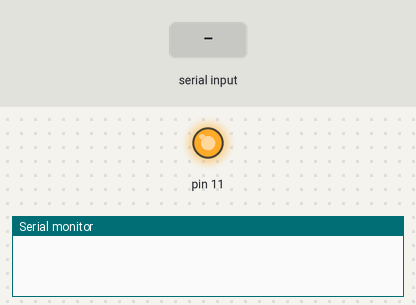
Recording of a sketch running on a simulated Arduino Uno, built with avr-gcc and run on an emulated ATmega328P. On the bench: output pins drawn as LEDs (lit = HIGH), the last lines printed to the serial monitor. The inputs (shaded band) are chosen by the test bench.

Above: at 1.2 s.
1.3 s: "1" received over Serial
At 2.1 s:
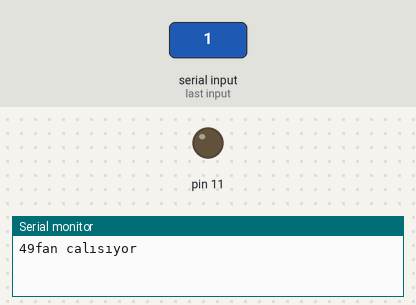
2.8 s: "0" received over Serial
At 3.2 s:
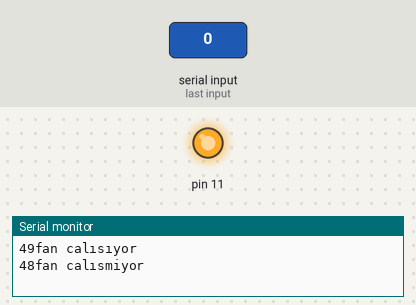
Timing chart, 0 to 5.8 s (numbered marks = the images above; inputs shaded):
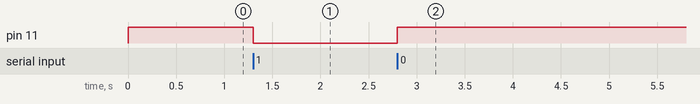

Measured:
- after the input at 1.3 s, pin 11: HIGH → LOW at once
- after the input at 2.8 s, pin 11: LOW → HIGH at once

The sketch:

role.ino
```cpp
void setup() {
  Serial.begin(9600);
int alinan = 0;
pinMode(11, OUTPUT);
digitalWrite(11, HIGH);
}

void loop() {
  if (Serial.available()) { // Serial Porta girdi değerinin olup olmadığını kontrol et
    // eğer girdi varsa oku ve yazdır.


     int alinan = Serial.read(); // Serial Porttan değer okuma

    Serial.print(alinan); // integer olarak alınan değeri yazdırma
    if (alinan == 49){
                digitalWrite(11, LOW);
                Serial.println("fan calısıyor");
                }
                else{  digitalWrite(11, HIGH);
                Serial.println("fan calısmiyor");}
 }
}
```
